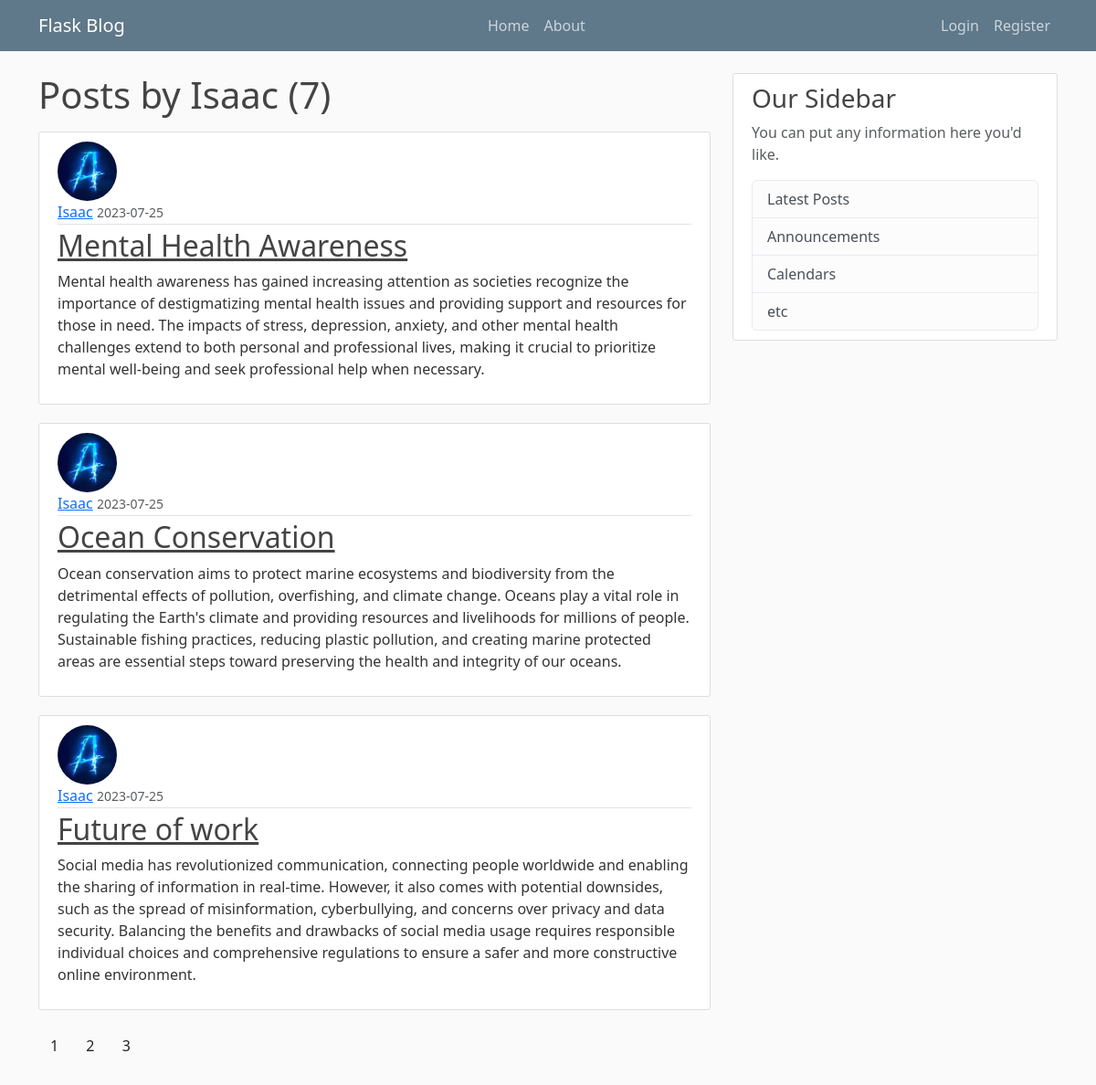
Screenshot of /user/Isaac with the database file from the repository.
### FlaskBlog/models.py (models this page shows, shortened)
class User(db.Model, UserMixin):
    id = db.Column(db.Integer, primary_key=True)
    username = db.Column(db.String(20), unique=True, nullable=False)
    email = db.Column(db.String(120), unique=True, nullable=False)
    image_file = db.Column(db.String(20), nullable=False, default='default.jpg')
    password = db.Column(db.String(60), nullable=False)
    posts = db.relationship('Post', backref='author', lazy=True)

class Post(db.Model):
    id = db.Column(db.Integer, primary_key=True)
    title = db.Column(db.String(100), nullable=False)
    date_posted = db.Column(db.DateTime, nullable=False, default=datetime.utcnow)
    content = db.Column(db.Text, nullable=False)
    user_id = db.Column(db.Integer, db.ForeignKey('user.id'), nullable=False)

### FlaskBlog/routes.py (the view)
@app.route("/user/<string:username>")
def user_post(username):
    page = request.args.get('page', 1, type=int)
    user = User.query.filter_by(username=username).first_or_404()
    post = Post.query.filter_by(author=user)\
        .order_by(Post.date_posted.desc())\
        .paginate(page=page, per_page=3)
    return render_template('user_posts.html', posts=post, user=user)

### FlaskBlog/templates/user_posts.html
{% extends "layout.html" %}
{% block content %}
    <h1 class="mb-3">Posts by {{ user.username }} ({{ posts.total }}) </h1>
    {% for post in posts.items %}
        <article class="media content-section">
          <img class="rounded-circle article-img" src="{{ url_for('static', filename='profile_pic/' + post.author.image_file) }}">
          <div class="media-body">
            <div class="article-metadata">
              <a class="mr-2" href="{{ url_for('user_post', username=post.author.username) }}">{{ post.author.username }}</a>
              <small class="text-muted">{{ post.date_posted.strftime('%Y-%m-%d') }}</small>
            </div>
            <h2><a class="article-title" href="{{ url_for('post', post_id=post.id) }}">{{ post.title }}</a></h2>
            <p class="article-content">{{ post.content }}</p>
          </div>
        </article>
    {% endfor %}
    {% for page_num in posts.iter_pages(left_edge=1, right_edge=1, left_current=1, right_current=2) %}
        {% if page_num %}
            {% if posts.Page == page_num %}
                <a class="btn btn-info mb-4" href="{{ url_for('user_posts',username=user.username, page=page_num) }}">{{ page_num }}</a>
            {% else%}
                <a class="btn btn-outline info mb-4" href="{{ url_for('user_post',username=user.username, page=page_num) }}">{{ page_num }}</a>
            {% endif %}
        {% else%}
            ...
        {% endif %}
    {% endfor %}
{% endblock content %}

### FlaskBlog/static/main.css (style rules this page uses)
body { background: #fafafa; color: #333333; margin-top: 5rem; }
h1, h2, h3, h4, h5, h6 { color: #444444; }
.content-section { background: #ffffff; padding: 10px 20px; border: 1px solid #dddddd; border-radius: 3px; margin-bottom: 20px; }
.article-title { color: #444444; }
.article-content { white-space: pre-line; }
.article-img { height: 65px; width: 65px; margin-right: 16px; }
.article-metadata { padding-bottom: 1px; margin-bottom: 4px; border-bottom: 1px solid #e3e3e3 }

### rows the page displays
User: username "Isaac"
Post: image_file (picture), author.username "Isaac", date_posted "2023-07-25", title "Mental Health Awareness", content "Mental health awareness has gained increasing attention as societies recognize the importance of destigmatizing mental health issues and providing support and resources for those in need. The impacts of stress, depression, anxiety, and other mental health challenges extend to both personal and professional lives, making it crucial to prioritize mental well-being and seek professional help when necessary."
Post: image_file (picture), author.username "Isaac", date_posted "2023-07-25", title "Ocean Conservation", content "Ocean conservation aims to protect marine ecosystems and biodiversity from the detrimental effects of pollution, overfishing, and climate change. Oceans play a vital role in regulating the Earth's climate and providing resources and livelihoods for millions of people. Sustainable fishing practices, reducing plastic pollution, and creating marine protected areas are essential steps toward preserving the health and integrity of our oceans."
Post: image_file (picture), author.username "Isaac", date_posted "2023-07-25", title "Future of work", content "Social media has revolutionized communication, connecting people worldwide and enabling the sharing of information in real-time. However, it also comes with potential downsides, such as the spread of misinformation, cyberbullying, and concerns over privacy and data security. Balancing the benefits and drawbacks of social media usage requires responsible individual choices and comprehensive regulations to ensure a safer and more constructive online environment."

### other values shown
{{ posts.total }} "7"
{{ page_num }} "1" "2" "3"
